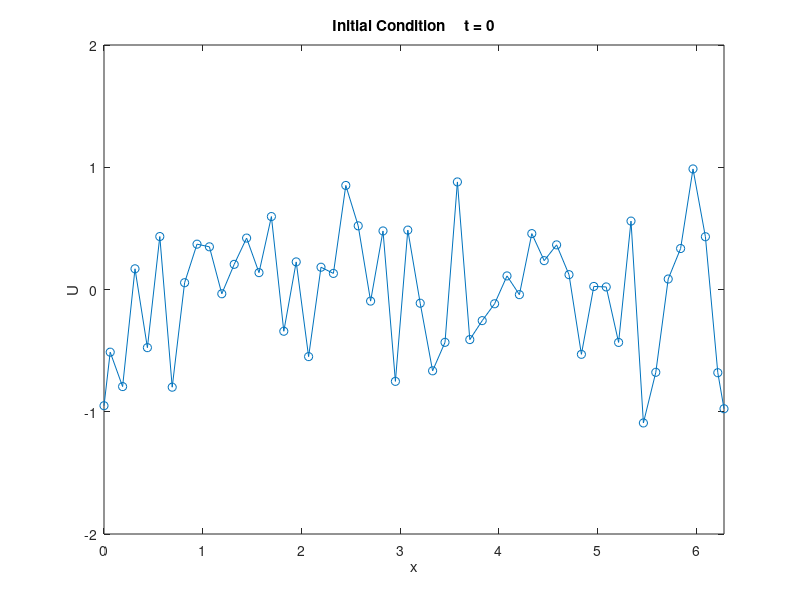
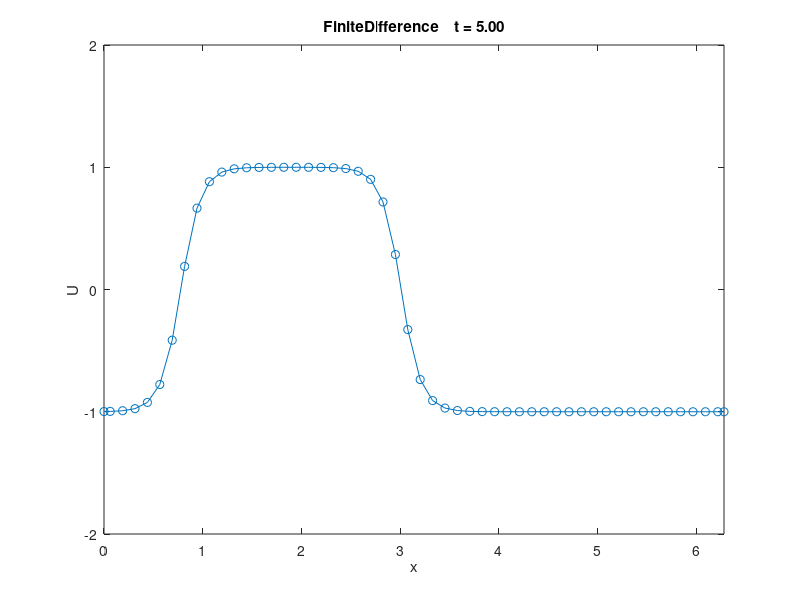
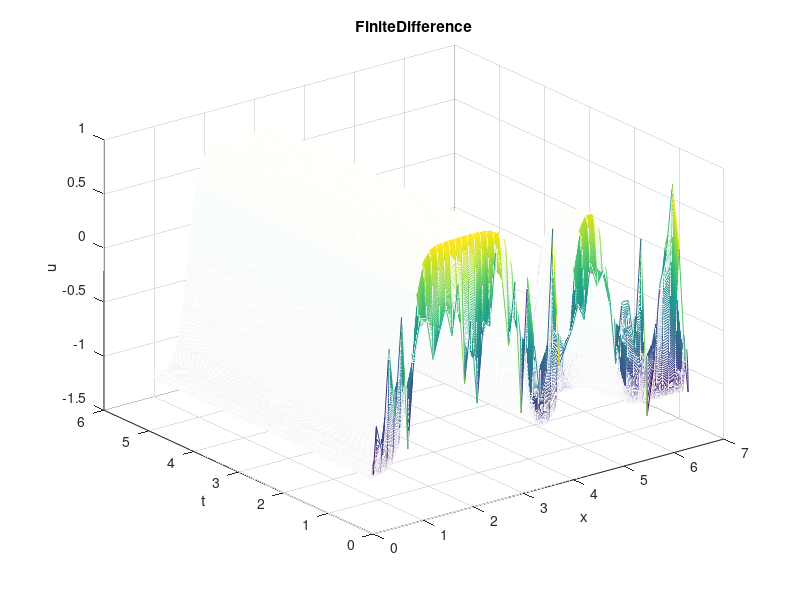

Write the MATLAB code that produced these figures, in order. (Note: this script raises an error after producing the figures.)
%% Allen-Cahn and Heat Equations with No-Flux Boundary conditions.
clf;
clc;
clear all;
figures_so_far = 1;

addpath('./mole_MATLAB/');

%% Settings %%%%
N = 50; % number of grid points

explicit = true;
allen_cahn = true;

%% Shared problem parameters

%% Heat Equation
coeff = (1/.15).^2;  %Coefficient needed for Allen-Cahn PDE.
alpha = 1.0; % thermal diffusivity.

%% X Domain
a = 0;
b = 2*pi;
dx = (b-a)/N;
dx2 = dx/2;

%% X discretization
X = [a (a+dx2):dx:(b-dx2) b]'; % solution domain is u(0) to u(N)

% Initial Condition
u0= 1.2*(rand(size(X))-1*rand(size(X)));
%%u0 = 0.5*(1+sin(2*2*3.14/(b-a) * X));

% Time Domain
t0 = 0;
tf = 5.0;
dt = (dx2^2)/(4*alpha); % Von Neumann Stability Criterion
T = [t0:dt:(ceil(tf/dt)*dt)];

%plot_frequency = (tf/dt)/N;
plot_frequency = 2; % for watching time evolution
plot_frequency = 1;

% Implicit "Standard" Finite Differences Approach
finiteDifference = zeros(length(T), length(X)); % to store solutions

% Time discretization
t = t0;
timesteps = 1;

% Initial Condition
u = u0;
unew = u0;
finiteDifference(1,:) = u0;

%% Finite Difference Operator Matrix
%% N
v = alpha*dt/dx^2;
a0 = v*ones(N+2, 1);
a1 = -2*v*ones(N+2, 1);
A = spdiags([a0 a1 a0], [-1 0 1], N+2, N+2);

%% Use Saulo's non-uniform spacing scheme at boundaries
%% MODIFICATION FOR NO-FLUX B.Cs:
%% For periodic we had A(1, 0) = A(1, N+1)
%% Now we will have A(1, 0) = A(1, 2)
%% Hence we add the coefficient from A(1, N+1) to the entry for A(1,2)
%% X = a
A(1, 1) = -2*v; 
A(1, 2) = 2*v;

%% X = a + dx/2 (Same as for periodic case)
A(2, 1)   = (8/3)*v; A(2, 2)     = -4*v; A(2, 3)   = (4/3)*v;

%% X = b - dx/2 (N+2 no longer "wraps-around" to 1)
A(N+1, N) = (4/3)*v; A(N+1, N+1) = -4*v; A(N+1, N+2) = (8/3)*v;

%% X = b (new row, not needed for periodic because U(b) equaled U(a) before)
A(N+2, N+1) = 2*v; A(N+2, N+2) = -2*v;

if (explicit)
  FD = speye(size(A)) + A;
else
  FD = speye(size(A)) - A;
end

figure(figures_so_far); figures_so_far = figures_so_far + 1;
plot(X, u, 'o-');
str = sprintf('Initial Condition \t t = 0', t);
title(str)
xlabel('x')
ylabel('U')
xlim([a b]);
ylim([-2 2]);

%% Integrate
while (t < tf)
    %% update U
    if (explicit)
      unew = FD * u;
    else
      unew = FD \ u;
    end

    if (allen_cahn)
      unew = unew - coeff*dt*(u.^3-u);
    end

    %% timestep
    timesteps = timesteps+1;
    t = timesteps*dt;

    u = unew;
    finiteDifference(timesteps,:) = u;
end
finiteDifference(end,:) = u;

figure(figures_so_far); figures_so_far = figures_so_far + 1;
plot(X, u, 'o-');
str = sprintf('FiniteDifference \t t = %.2f', t);
title(str)
xlabel('x')
ylabel('U')
xlim([a b]);
ylim([-2 2]);

figure(figures_so_far); figures_so_far = figures_so_far + 1;
mesh(X,T,finiteDifference);
title("FiniteDifference");
xlabel('x'); ylabel('t'); zlabel('u');

u_finiteDifference = u;

%% Implicit Mimetic Finite Differences Approach
mimetic = zeros(length(T), length(X));

%% Time discretization
t = t0;
timesteps = 1;

%% Initial Condition
u = u0;
unew = u0;
mimetic(1,:) = u0;

%% Mimetic Operator Matrix
order = 2;

L = lap(order, N, dx);
R = robinBC(order, N, dx, 0, 1);

if (explicit)
  MFD = speye(size(L)) + alpha*dt*(L-R);
else
  MFD = speye(size(L)) - alpha*dt*(L-R);
end

%% Integrate
while (t < tf)
    %% update U
    if (explicit)
      unew = MFD * u;
    else
      unew = MFD \ u;
    end

    if (allen_cahn)
      unew = unew - coeff*dt*(u.^3-u);
    end

    %% timestep
    timesteps = timesteps+1;
    t = timesteps*dt;

    u = unew;
    mimetic(timesteps,:) = u;
end
mimetic(end,:) = u;

figure(figures_so_far); figures_so_far = figures_so_far + 1;
plot(X, u, 'o-');
str = sprintf('Mimetic \t t = %.2f', t);
title(str)
xlabel('x')
ylabel('U')
xlim([a b]);
ylim([-2 2]);

figure(figures_so_far); figures_so_far = figures_so_far + 1;
mesh(X,T,mimetic);
title("Mimetic");
xlabel('x'); ylabel('t'); zlabel('u');

u_mimetic = u;

%% Matlab Solver
matlab = pdepe(0, @(x, t, u, DuDx) pde(x, t, u, DuDx, allen_cahn, coeff), @(x) u0(find(X==x)), @bcfun, X, T);

figure(figures_so_far); figures_so_far = figures_so_far + 1;
plot(X, matlab(end,:), 'o-');
str = sprintf('Matlab \t t = %.2f', tf);
title(str)
xlabel('x')
ylabel('U')
xlim([a b]);
ylim([-2 2]);

figure(figures_so_far); figures_so_far = figures_so_far + 1;
mesh(X,T,matlab);
title("Matlab");
xlabel('x'); ylabel('t'); zlabel('u');


%% 3D plots
figure(figures_so_far); figures_so_far = figures_so_far + 1;
mesh(X,T,abs(mimetic-finiteDifference));
title("Mimetic vs FiniteDifference");
xlabel('x'); ylabel('t'); zlabel('u');

figure(figures_so_far); figures_so_far = figures_so_far + 1;
mesh(X,T,abs(mimetic-matlab));
title("Mimetic vs Matlab");
xlabel('x'); ylabel('t'); zlabel('u');

figure(figures_so_far); figures_so_far = figures_so_far + 1;
hold on;
plot(X, mimetic(end,:), "r-", 'DisplayName', 'Mimetic');
plot(X, finiteDifference(end,:), "b:", 'DisplayName', 'FiniteDifference');
plot(X, matlab(end,:), "k.", 'DisplayName', 'Matlab');
title("Final State")
xlabel('x')
ylabel('U')
xlim([a b]);
ylim([-2 2]);
legend();
hold off;

%% Function for matlab solver
function [c,f,s] = pde(x, t, u, DuDx, allen_cahn, coeff)
  c = 1;
  f = DuDx;
  if (allen_cahn)
	s = coeff*(u-u.^3);
  else
	s = 0;
  end
end

function [pl,ql,pr,qr] = bcfun(xl, ul, xr, ur, t)
  pl = 0;
  ql = 1;
  pr = 0;
  qr = 1;
end

  

